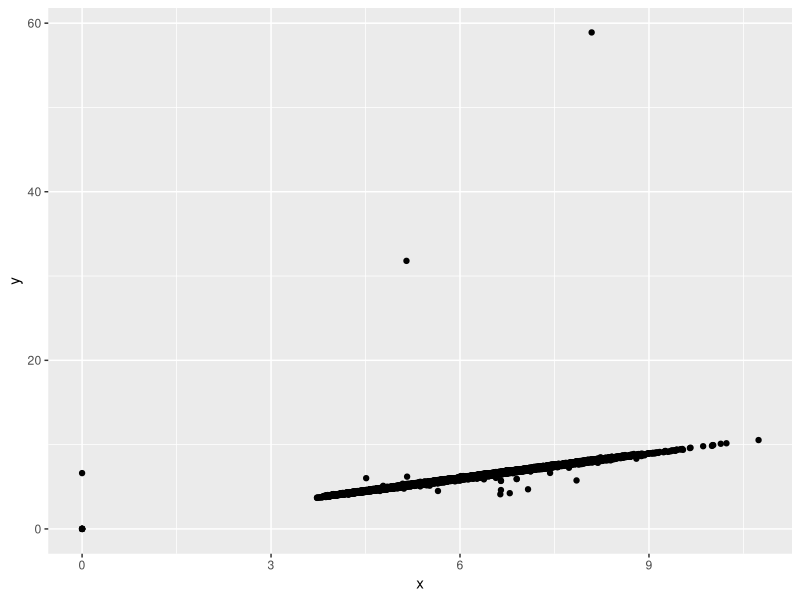
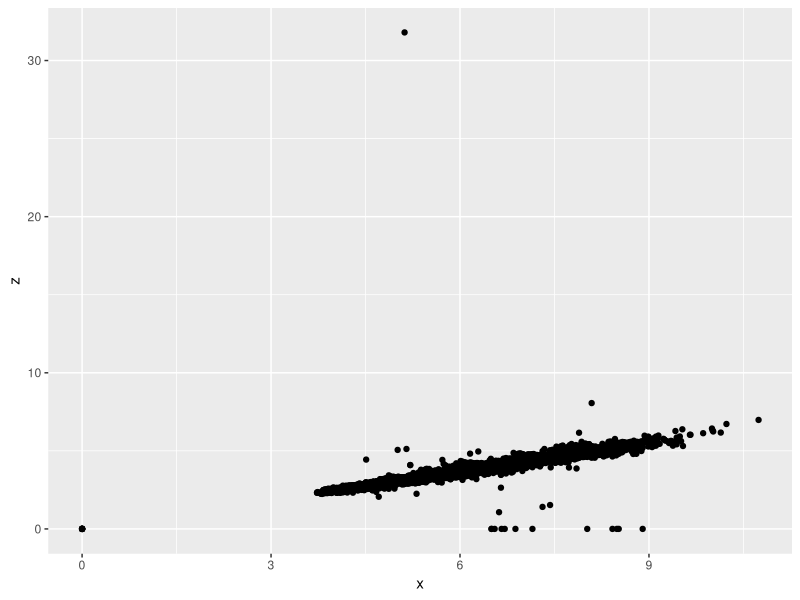
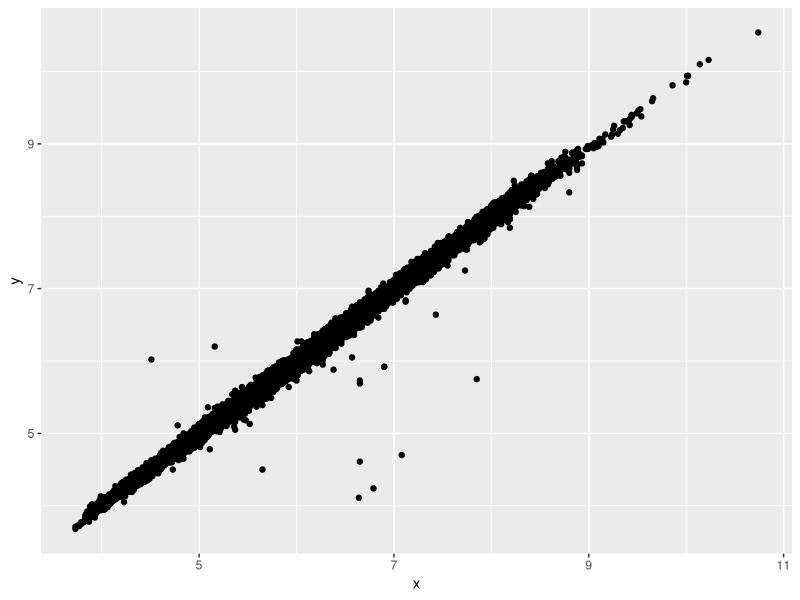
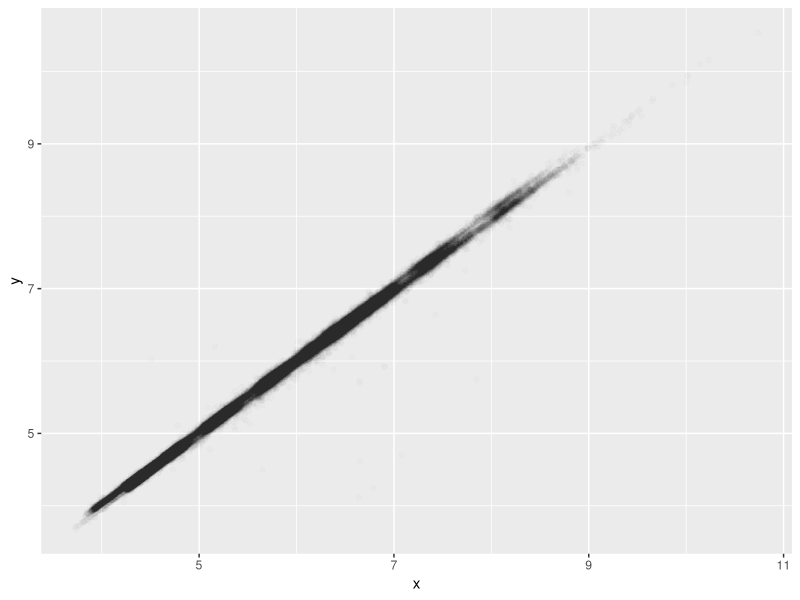
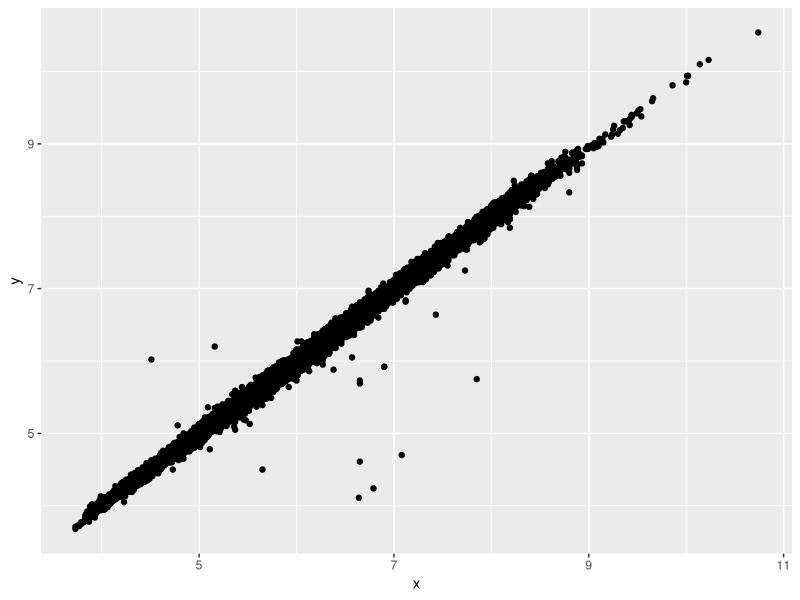

Reproduce these figures in R, in order.
#' ---
#' title: "Lecture 4 for Hadley Wickham's STAT 405 at Rice U. \t Subsetting"
#' author: "Mark Blackmore"
#' date: "`r format(Sys.Date())`"
#' output: github_document
#' ---

library(ggplot2)

## Subsetting
diamonds[diamonds$x > 10, ]
diamonds[1:10, c("carat", "cut")]

### Blank
str(diamonds[, ])

### Positive integers & nothing
diamonds[1:6, ] # same as head(diamonds)
# diamonds[, 1:4] # watch out!

### Two positive integers in rows & columns
diamonds[1:10, 1:4]

### Repeating input repeats output
diamonds[c(1,1,1,2,2), 1:4]

### Negative integers
diamonds[-(1:53900), -1]

### Logical
x_big <- diamonds$x > 10
head(x_big)
sum(x_big)
mean(x_big)
table(x_big)
diamonds$x[x_big]
diamonds[x_big, ]

### Logical vectors
small <- diamonds[diamonds$carat < 1, ]
lowqual <- diamonds[diamonds$clarity
                    %in% c("I1", "SI2", "SI1"), ]

### Boolean operators: & | !
small <- diamonds$carat < 1 & diamonds$price > 500
lowqual <- diamonds$color == "D" | diamonds$cut == "Fair"
notcolor <- diamonds[!diamonds$color %in% c("D", "E", "F"), ]

### Character subsetting
diamonds[1:5, c("carat", "cut", "color")]
diamonds[1:5, c(4, 9, 3)]

### Useful technique: change labelling
labels <- c("Fair" = "C", "Good" = "B", "Very Good" = "B+", "Premium" = "A",
            "Ideal" = "A+")
labels
labels["Fair"]
labels["Very Good"]
first_10 <- diamonds$cut[1:10]
first_10
labels[first_10]
all <- labels[diamonds$cut]
table(all)
table(diamonds$cut)


### Can also be used to collapse levels
table(c("Fair" = "C", "Good" = "B", "Very Good" =
          "B", "Premium" = "A", "Ideal" = "A")[diamonds$cut])

#### If you're confused by a big statement, break it up in to smaller pieces
grades <- c("Fair" = "C", "Good" = "B", "Very Good"
            = "B", "Premium" = "A", "Ideal" = "A")
grades
cuts <- diamonds$cut
head(grades[cuts])
table(grades[cuts])
?cut # continuous equivalent

### Exercise
head(mpg)
str(mpg)
mpg$fl <- as.character(mpg$fl) 

fueltype <- c("r" = "regular", "d" = "other", "p" = "premium", "c" = "other",
              "e" = "other")
table(fueltype[mpg$fl])

## Missing Values & Outliers
qplot(x, y, data = diamonds)
qplot(x, z, data = diamonds)

y_big <- diamonds$y > 20
z_big <- diamonds$z > 20
x_zero <- diamonds$x == 0
y_zero <- diamonds$y == 0
z_zero <- diamonds$z == 0
zeros <- x_zero | y_zero | z_zero
bad <- y_big | z_big | zeros
good <- diamonds[!bad, ]

qplot(x, y, data = good)
qplot(x, y, data = good, alpha = I(1/100))

### Guess what happens
5 + NA
NA / 2
sum(c(5, NA))
mean(c(5, NA))
NA < 3
NA == 3
NA == NA # uses is.na() to check for missing values

### Can use subsetting + <- to change individual values
diamonds$x[diamonds$x == 0] <- NA
diamonds$y[diamonds$y == 0] <- NA
diamonds$z[diamonds$z == 0] <- NA
y_big <- diamonds$y > 20
diamonds$y[y_big] <- NA
z_big <- diamonds$z > 20
diamonds$z[y_big] <- NA
qplot(x, y, data = diamonds)


              